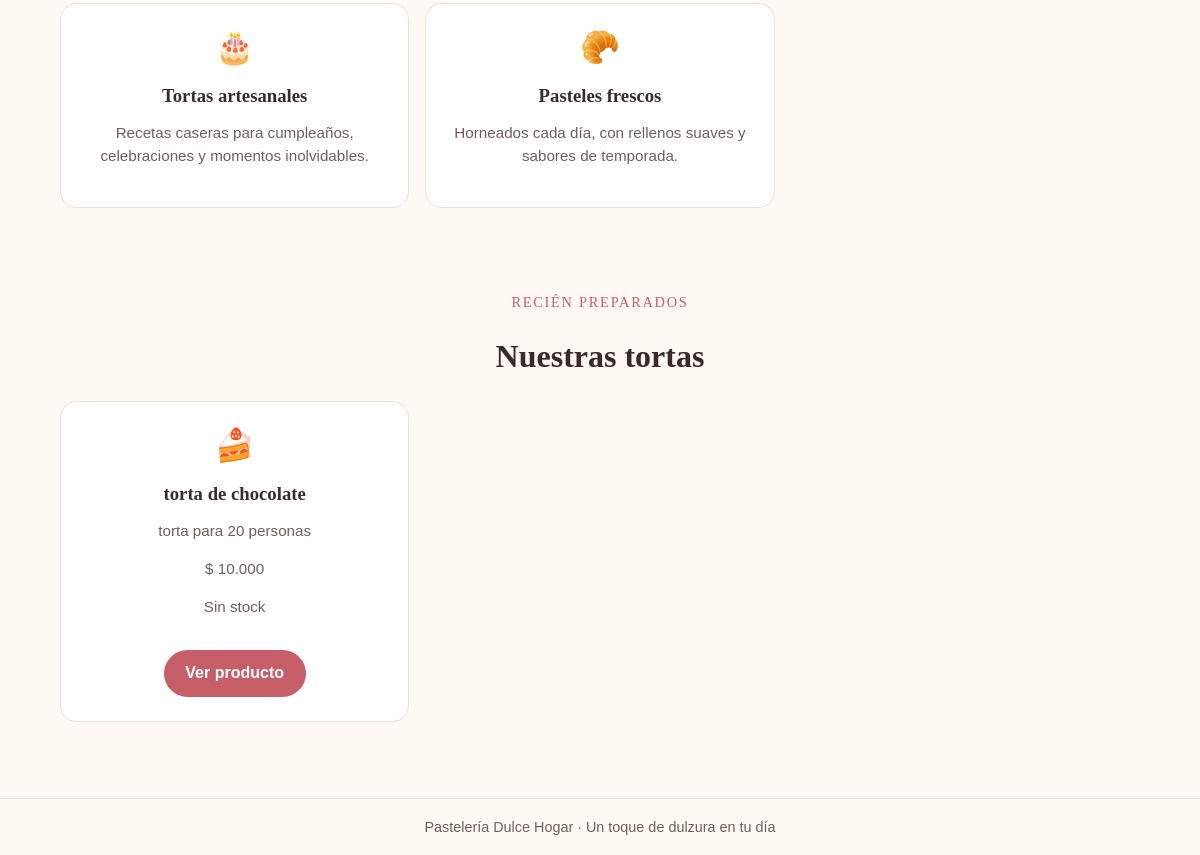
The app's page / (lower part), older data.
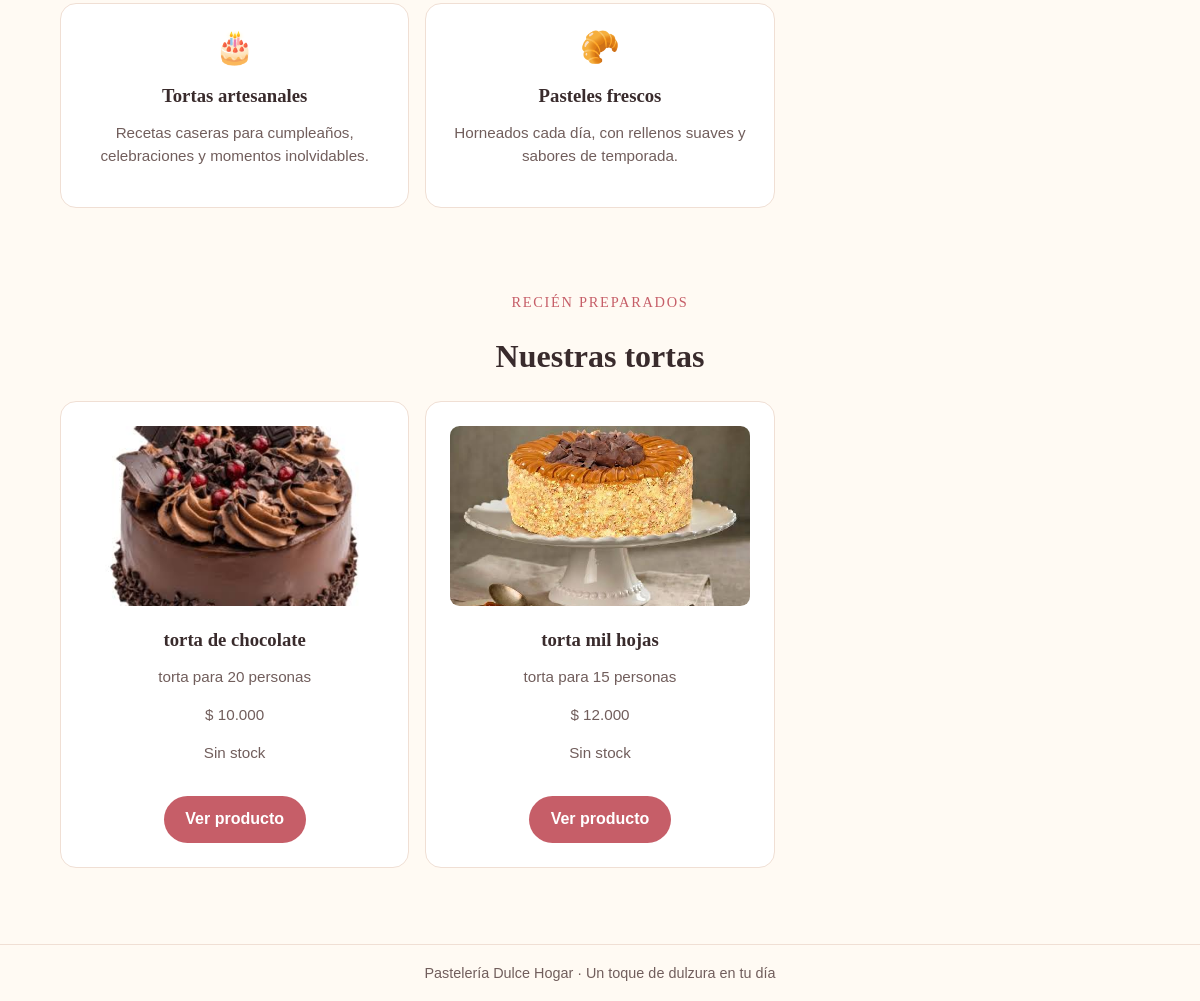
The same page, newer data.
### pasteleria/models.py (models this page shows, shortened)
class Producto(models.Model):
    nombre = models.CharField(max_length=120)
    descripcion = models.TextField()
    precio = models.DecimalField(max_digits=8, decimal_places=2)
    imagen = models.ImageField(upload_to='productos/', blank=True)
    imagen_url = models.URLField(blank=True)
    stock = models.PositiveIntegerField(default=0, verbose_name='unidades en stock')
    disponible = models.BooleanField(default=True)
    class Meta:
        ordering = ['nombre']
        verbose_name = 'producto'
        verbose_name_plural = 'productos'
    @property
    def precio_formateado(self):
        if self.precio == self.precio.to_integral_value():
            return f"$ {self.precio:,.0f}".replace(',', '.')
        texto = f'{self.precio:,.2f}'
        texto = texto.replace(',', 'X').replace('.', ',').replace('X', '.')
        return f'$ {texto}'

### pasteleria/views.py (the view)
# urls.py: path('', views.inicio, name='inicio'),
def inicio(request):
    productos = Producto.objects.all()
    return render(request, 'inicio.html', {'productos': productos})

### templates/inicio.html (shortened to what this page needs)
<!DOCTYPE html>
<html lang="es">
<head>
</head>
<body>
    <main>
        <section class="specialties" id="especialidades">
            <div class="cards">
                <article class="card">
                    <span aria-hidden="true">🎂</span>
                    <h3>Tortas artesanales</h3>
                    <p>Recetas caseras para cumpleaños, celebraciones y momentos inolvidables.</p>
                </article>
                <article class="card">
                    <span aria-hidden="true">🥐</span>
                    <h3>Pasteles frescos</h3>
                    <p>Horneados cada día, con rellenos suaves y sabores de temporada.</p>
                </article>
            </div>
        </section>
        <section class="products" id="productos">
            <p class="eyebrow">Recién preparados</p>
            <h2>Nuestras tortas</h2>
            {% if productos %}
                <div class="cards">
                    {% for producto in productos %}
                        <article class="card">
                            {% if producto.imagen %}
                                <img class="product-image" src="{{ producto.imagen.url }}" alt="{{ producto.nombre }}">
                            {% elif producto.imagen_url %}
                                <img class="product-image" src="{{ producto.imagen_url }}" alt="{{ producto.nombre }}">
                            {% else %}
                                <span aria-hidden="true">🍰</span>
                            {% endif %}
                            <h3>{{ producto.nombre }}</h3>
                            <p>{{ producto.descripcion }}</p>
                            <p class="product-price">{{ producto.precio_formateado }}</p>
                            {% if producto.disponible and producto.stock > 0 %}
                                <p>Disponibles: {{ producto.stock }}</p>
                                <a class="button" href="{% url 'detalle_producto' producto.pk %}">Ver y comprar</a>
                            {% else %}
                                <p class="product-price">
                                    {% if producto.stock == 0 %}Sin stock{% else %}No disponible{% endif %}
                                </p>
                                <a class="button" href="{% url 'detalle_producto' producto.pk %}">Ver producto</a>
                            {% endif %}
                        </article>
                    {% endfor %}
                </div>
            {% else %}
                <p class="intro">Pronto tendremos nuevas delicias. Vuelve a visitarnos.</p>
            {% endif %}
        </section>
    </main>
    <footer id="contacto">Pastelería Dulce Hogar · Un toque de dulzura en tu día</footer>
</body>
</html>

### templates/inicio.html (style rules this page uses)
:root { color-scheme: light; --cream: #fffaf3; --pink: #c65e68; --ink: #392b2c; --muted: #715e5c; }
* { box-sizing: border-box; }
body { margin: 0; background: var(--cream); color: var(--ink); font-family: Georgia, "Times New Roman", serif; }
header, main, footer { padding: 1.25rem max(1.5rem, calc((100% - 1080px) / 2)); }
.eyebrow { color: var(--pink); font-size: 0.9rem; letter-spacing: 0.12em; text-transform: uppercase; }
.button { display: inline-block; margin-top: 1rem; padding: 0.9rem 1.35rem; border-radius: 999px; background: var(--pink); color: white; font: bold 1rem Arial, sans-serif; text-decoration: none; }
.specialties { padding-top: 1rem; padding-bottom: 3.5rem; text-align: center; }
.cards { display: grid; grid-template-columns: repeat(3, 1fr); gap: 1rem; margin-top: 1.5rem; }
.card { padding: 1.5rem; border: 1px solid #f0dfd4; border-radius: 1rem; background: white; }
.card span { font-size: 2rem; }
.card h3 { margin-bottom: 0.5rem; }
.card p { color: var(--muted); font: 0.95rem/1.5 Arial, sans-serif; }
.products { padding-top: 1rem; padding-bottom: 3.5rem; text-align: center; }
.products h2 { font-size: 2rem; }
.product-image { width: 100%; height: 180px; border-radius: 0.6rem; object-fit: cover; }
.product-price { color: var(--pink); font: bold 1.1rem Arial, sans-serif; }
footer { border-top: 1px solid #f0dfd4; color: var(--muted); font: 0.9rem Arial, sans-serif; text-align: center; }

Row changes from the older to the newer data that the page shows:
changed Producto "torta de chocolate": imagen: picture added; no longer shows "🍰"
added Producto: imagen (picture), nombre "torta mil hojas", descripcion "torta para 15 personas", precio_formateado "$ 12.000", disponible "Sin stock"
